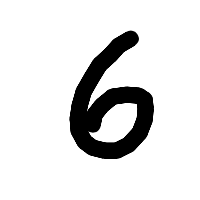
#> input picture Data mining/pawannotes/dev.cs.smu.ca/~pawan/5580/notes/python/workshop 2_code/images/6_original.png, 200 x 200 px
$ python img_example.py
#> lines starting #> are read from the running program, lines starting #| are printed output that depends on the picture
#%matplotlib inline
from matplotlib import pyplot as plt
from PIL import Image
import numpy as np
import os

# read the file
img = Image.open("images/6_original.png")
#> img is the input picture: PIL image 200x200 RGBA; mean R, G, B, A 0, 0, 0, 31.8
img_array = np.asarray(img)
print("Image shape: ", img_array.shape)
#| Image shape:  (200, 200, 4)

# extract just the alpha layer
alpha_layer = img_array[:,:,3]
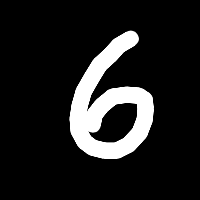
#> alpha_layer: shape (200, 200); min 0, max 255, mean 31.8

# display the image
plt.imshow(alpha_layer, cmap='gray')

# read all the images and concatenate them
file_list  = os.listdir("images")
filenames = [i for i in file_list if "original" in i]
stacked_image = np.array([])
for i, filename in enumerate(filenames):

    img = Image.open("images/"+filename)
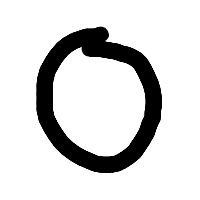
#> input picture Data mining/pawannotes/dev.cs.smu.ca/~pawan/5580/notes/python/workshop 2_code/images/0_original.png, 200 x 200 px
#> img is the input picture: PIL image 200x200 RGBA; mean R, G, B, A 0, 0, 0, 40.7
    img_array = np.asarray(img)[:,:,3]
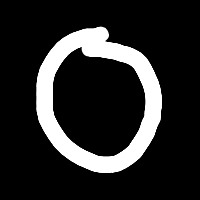
#> img_array: shape (200, 200); min 0, max 255, mean 40.7
    if i==0:
        stacked_image = img_array
    else:
        stacked_image = np.hstack((stacked_image, img_array))
#> pass 2 of the loop `for i, filename in enumerate(filenames):`:
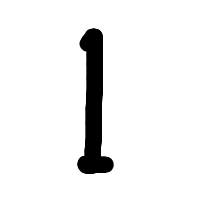
#> input picture Data mining/pawannotes/dev.cs.smu.ca/~pawan/5580/notes/python/workshop 2_code/images/1_original.png, 200 x 200 px
#> img is the input picture: PIL image 200x200 RGBA; mean R, G, B, A 0, 0, 0, 17.6
#> `img_array = np.asarray(img)[:,:,3]`:
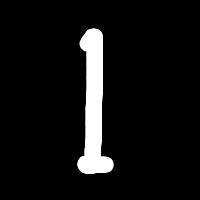
#> img_array: shape (200, 200); min 0, max 255, mean 17.6
#> `stacked_image = np.hstack((stacked_image, img_array))`:
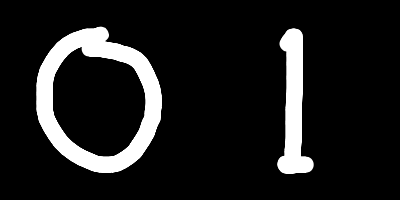
#> stacked_image: shape (200, 400); min 0, max 255, mean 29.1
#> pass 3 of the loop `for i, filename in enumerate(filenames):`:
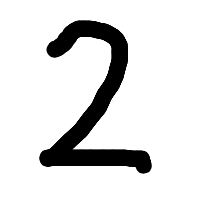
#> input picture Data mining/pawannotes/dev.cs.smu.ca/~pawan/5580/notes/python/workshop 2_code/images/2_original.png, 200 x 200 px
#> img is the input picture: PIL image 200x200 RGBA; mean R, G, B, A 0, 0, 0, 34.2
#> `img_array = np.asarray(img)[:,:,3]`:
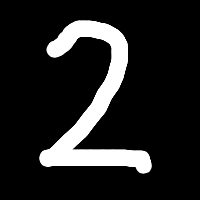
#> img_array: shape (200, 200); min 0, max 255, mean 34.2
#> `stacked_image = np.hstack((stacked_image, img_array))`:
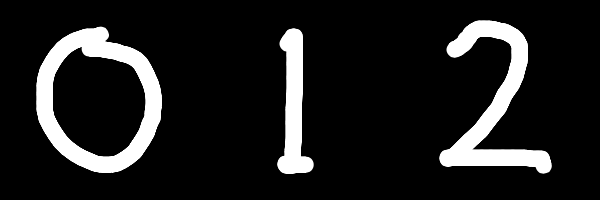
#> stacked_image: shape (200, 600); min 0, max 255, mean 30.8
#> the loop made 4 passes; the first 3 are shown

# show the concatenated
plt.imshow(stacked_image, cmap='gray')
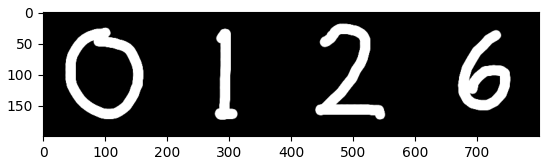
#> figure drawn by matplotlib, 1 panel
